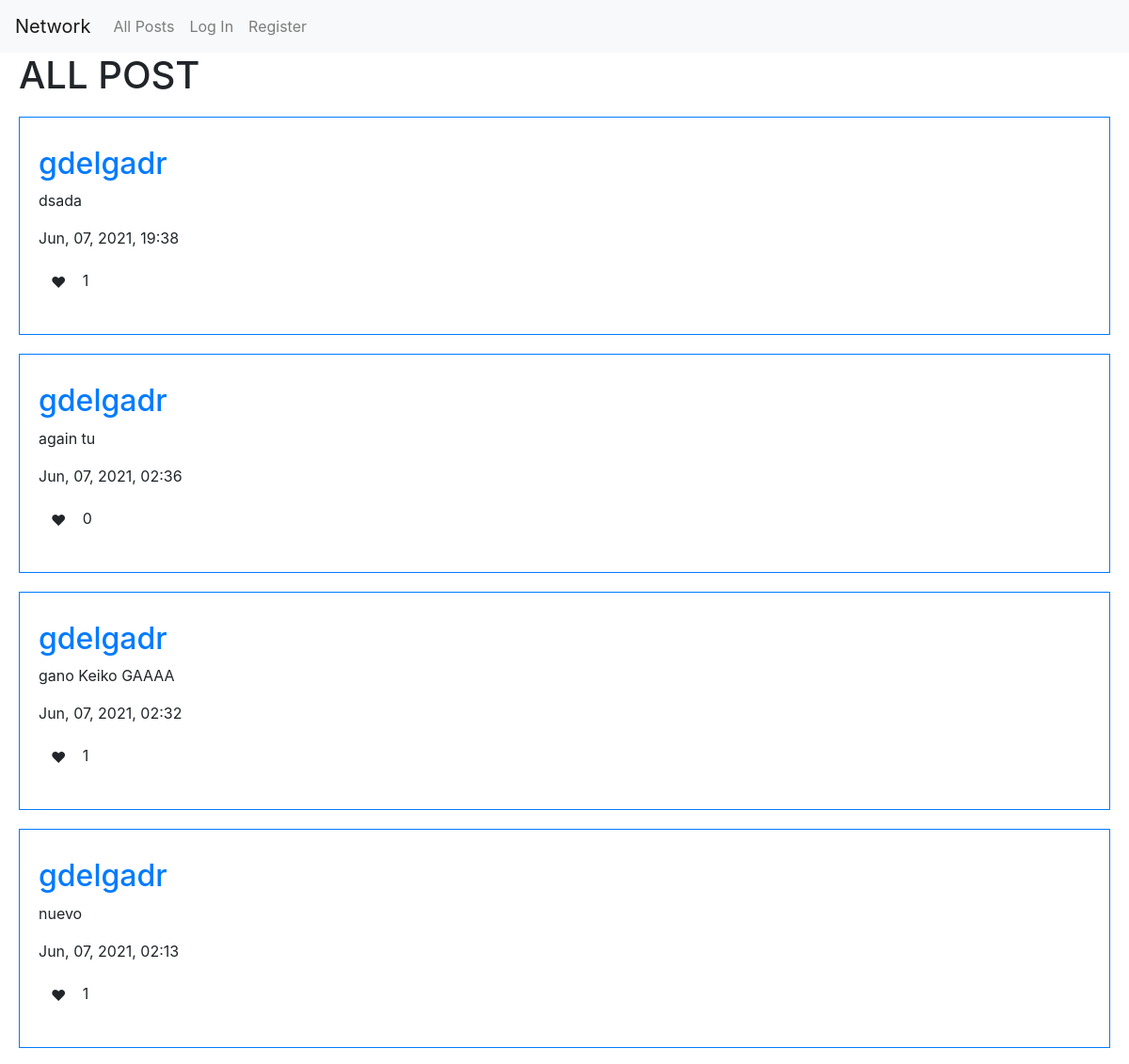
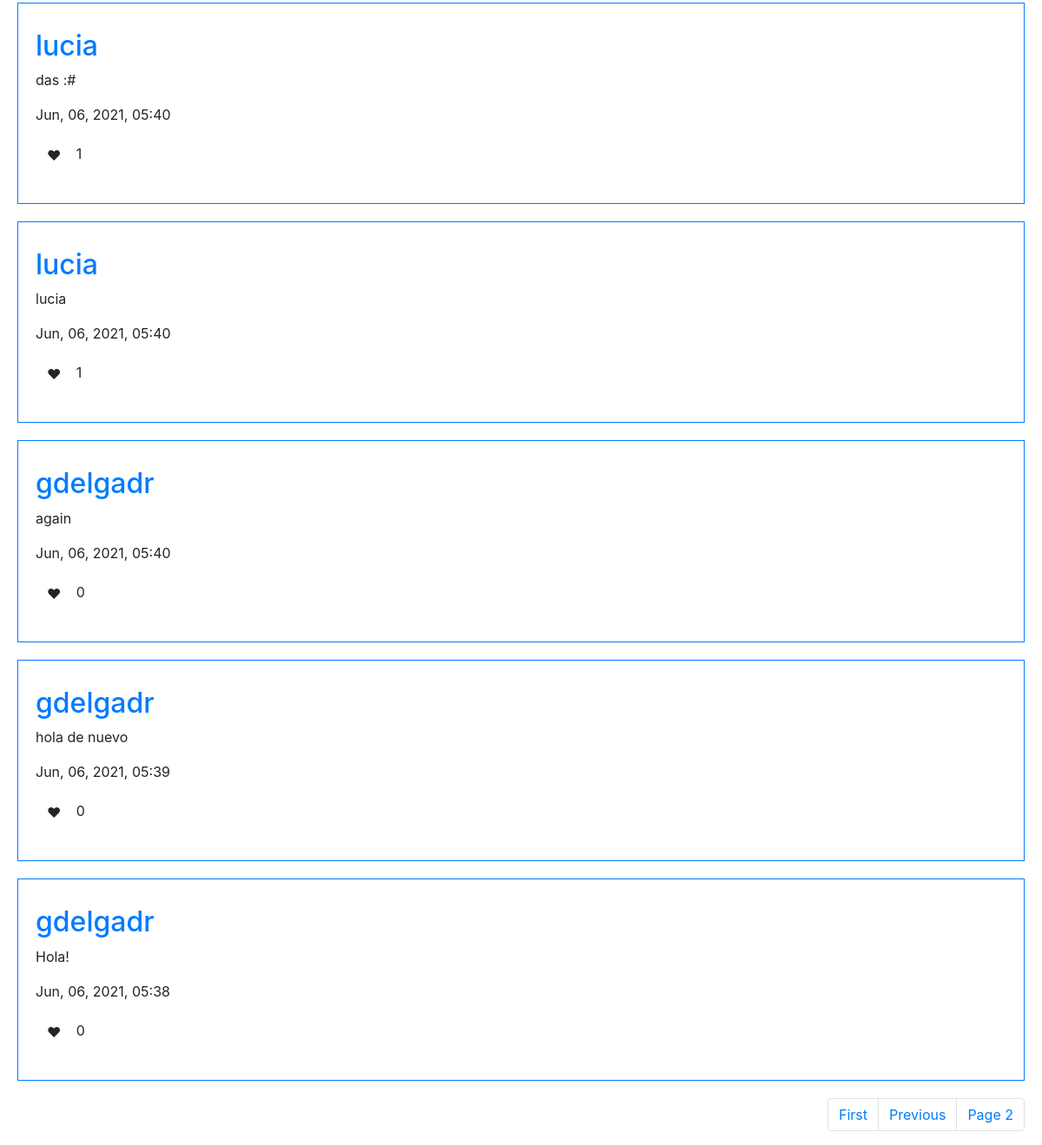
Screenshot of /?page=2 with the database file from the repository (2 pictures, top to bottom).
### network/models.py (models this page shows, shortened)
class Post(models.Model):
    content = models.CharField(max_length=255)
    user = models.ForeignKey('User', on_delete=models.CASCADE, related_name='author')
    date = models.DateTimeField(auto_now_add=True)
    liked = models.ManyToManyField('User', default=None, blank=True, related_name='post_likes')
    @property
    def num_likes(self):
        return self.liked.all().count()

class User(AbstractUser):
    pass

### network/views.py (the view)
# urls.py: path("", views.index, name="index"),
def index(request):
    posts = Post.objects.all().order_by('-date').all()
    paginator = Paginator(posts, 10)
    page_number = request.GET.get('page')
    page_obj = paginator.get_page(page_number)
    return render(request, "network/index.html", {
        'page_obj': page_obj
    })

### network/templates/network/index.html (shortened to what this page needs)
{% extends "network/layout.html" %}
{% block body %}
    <h1>ALL POST</h1>
    {% for post in page_obj %}
        <div id="posts" data-page="{{ post.id }}" class="border border-primary">
            <h2><a href="{% url 'profile' username=post.user %}">{{ post.user.username }}</a></h2>
            <p class="post-content">{{ post.content }}</p>
            <p>{{ post.date | date:'M, d, Y, H:i' }}</p>
            <p>
                <button id="like_post" title="Love it" class="btn btn-counter" data-count="0">&#x2764;</button>
                <span>{{ post.num_likes }}</span>
            </p>
        </div>
    {% empty %}
        <p>No posts to show</p>
    {% endfor %}
{% endblock %}

### network/static/network/styles.css (style rules this page uses)
#compose-form , #posts { margin: 20px; border: 1px solid black; padding-left: 20px; padding-right: 20px; padding-top: 30px; padding-bottom: 20px; }
h1 { padding-left: 20px; }

### rows the page displays
Post: user.username "gdelgadr", content "dsada", date "Jun, 07, 2021, 19:38", num_likes "1"
Post: user.username "gdelgadr", content "again tu", date "Jun, 07, 2021, 02:36", num_likes "0"
Post: user.username "gdelgadr", content "gano Keiko GAAAA", date "Jun, 07, 2021, 02:32", num_likes "1"
Post: user.username "gdelgadr", content "nuevo", date "Jun, 07, 2021, 02:13", num_likes "1"
Post: user.username "lucia", content "das :#", date "Jun, 06, 2021, 05:40", num_likes "1"
Post: user.username "lucia", content "lucia", date "Jun, 06, 2021, 05:40", num_likes "1"
Post: user.username "gdelgadr", content "again", date "Jun, 06, 2021, 05:40", num_likes "0"
Post: user.username "gdelgadr", content "hola de nuevo", date "Jun, 06, 2021, 05:39", num_likes "0"
Post: user.username "gdelgadr", content "Hola!", date "Jun, 06, 2021, 05:38", num_likes "0"

### other values shown
{{ page_obj.number }} "2"
